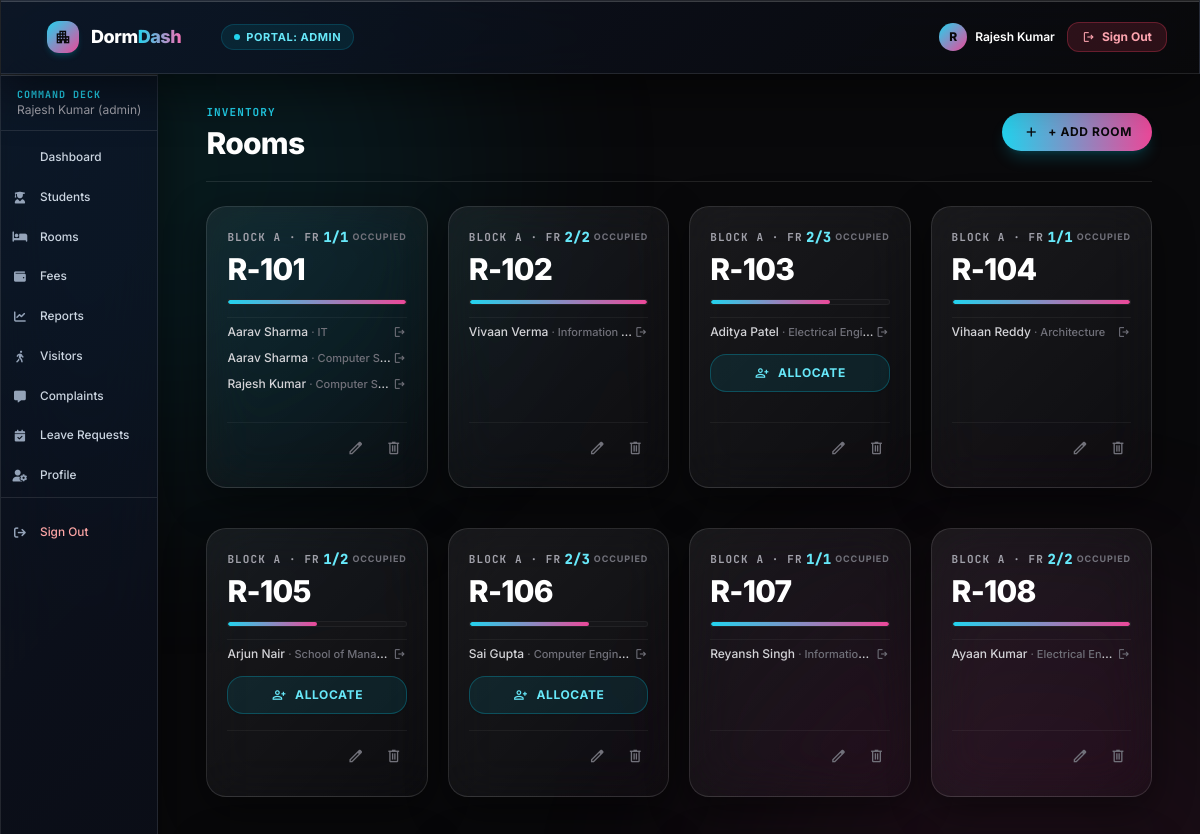
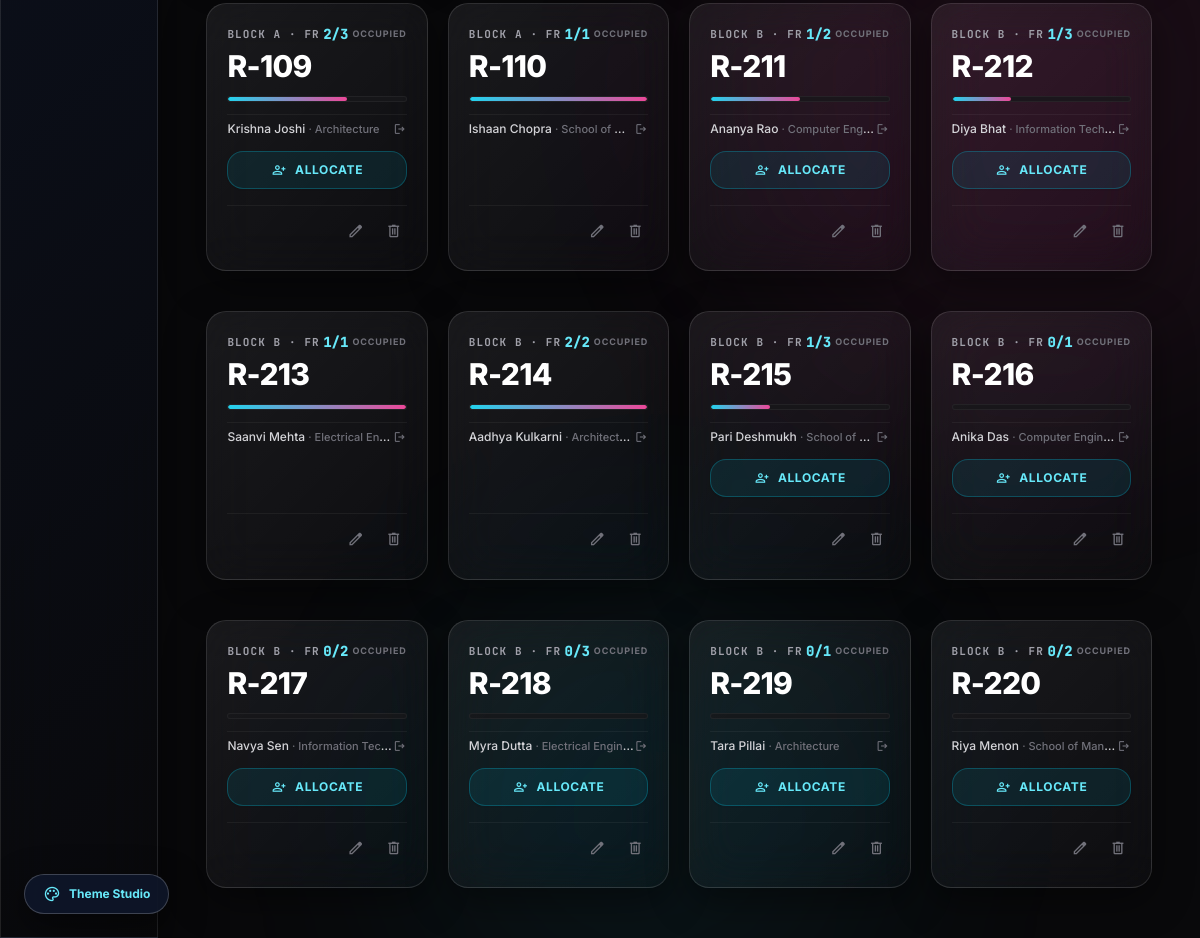
Screenshot of /index.php?action=rooms (signed in) with the database file from the repository (2 pictures, top to bottom).
### tables this page shows
CREATE TABLE `rooms` (
  `id` int(11) NOT NULL AUTO_INCREMENT,
  `block_id` int(11) NOT NULL,
  `room_number` varchar(20) NOT NULL,
  `room_type` enum('single','double','triple') NOT NULL,
  `capacity` int(11) NOT NULL,
  `occupied` int(11) DEFAULT 0,
  `status` enum('available','occupied','maintenance') DEFAULT 'available',
  `monthly_fee` decimal(10,2) DEFAULT 0.00,
  PRIMARY KEY (`id`),
  UNIQUE KEY `uq_room_block_number` (`block_id`,`room_number`),
  CONSTRAINT `rooms_ibfk_1` FOREIGN KEY (`block_id`) REFERENCES `hostel_blocks` (`id`) ON DELETE CASCADE
);

CREATE TABLE `students` (
  `id` int(11) NOT NULL AUTO_INCREMENT,
  `user_id` int(11) DEFAULT NULL,
  `student_id` varchar(50) NOT NULL,
  `full_name` varchar(150) NOT NULL,
  `email` varchar(100) NOT NULL,
  `phone` varchar(20) DEFAULT NULL,
  `course` varchar(100) DEFAULT NULL,
  `department` varchar(100) DEFAULT NULL,
  `year_level` varchar(20) DEFAULT NULL,
  `address` text DEFAULT NULL,
  `guardian_name` varchar(100) DEFAULT NULL,
  `guardian_phone` varchar(20) DEFAULT NULL,
  `emergency_contact` varchar(20) DEFAULT NULL,
  `room_id` int(11) DEFAULT NULL,
  `admission_date` date DEFAULT NULL,
  `status` enum('active','inactive','left') DEFAULT 'active',
  `profile_photo` varchar(255) DEFAULT NULL,
  `created_at` timestamp NOT NULL DEFAULT current_timestamp(),
  PRIMARY KEY (`id`),
  UNIQUE KEY `student_id` (`student_id`),
  UNIQUE KEY `email` (`email`),
  KEY `user_id` (`user_id`),
  KEY `idx_students_room` (`room_id`),
  KEY `idx_students_status` (`status`),
  CONSTRAINT `students_ibfk_1` FOREIGN KEY (`user_id`) REFERENCES `users` (`id`) ON DELETE SET NULL,
  CONSTRAINT `students_ibfk_2` FOREIGN KEY (`room_id`) REFERENCES `rooms` (`id`) ON DELETE SET NULL
);

### controllers/RoomController.php (called while the page is built, shortened)
<?php
class RoomController {
    private $conn;
    public function __construct() {
        global $conn;
        $this->conn = $conn;
    }
    public function index() {
        $room = new Room($this->conn);
        $filters = [];
        $filters['limit'] = 100;
        $filters['offset'] = 0;
        $rooms = $room->getAll($filters);
        $studentsByRoom = [];
        try {
            $stmt = $this->conn->query("SELECT id, full_name, department, course, room_id, student_id FROM students WHERE room_id IS NOT NULL");
            $studentRows = $stmt->fetchAll(PDO::FETCH_ASSOC);
            foreach ($studentRows as $st) {
                $studentsByRoom[$st['room_id']][] = $st;
            }
        } catch (Exception $e) {}
        require_once APP_ROOT . '/views/rooms/index.php';
    }
}

### includes/auth.php (called while the page is built, shortened)
<?php
function isLoggedIn() {
    return isset($_SESSION['user_id']) && isset($_SESSION['user_role']);
}
function hasAnyRole($roles = []) {
    return in_array($_SESSION['user_role'], $roles);
}
?>

### models/Room.php (called while the page is built, shortened)
<?php
class Room {
    private $conn;
    private $table = 'rooms';
    public function __construct($db) {
        $this->conn = $db;
    }
    public function getAll($filters = []) {
        try {
            $query = "SELECT r.*, COALESCE(h.name, 'Main Hostel') as hostel_name, COALESCE(hb.name, 'Block A') as block_name,
                      (r.capacity - COALESCE(r.occupied, 0)) as beds_available
                      FROM " . $this->table . " r
                      LEFT JOIN hostel_blocks hb ON r.block_id = hb.id
                      LEFT JOIN hostels h ON hb.hostel_id = h.id
                      WHERE 1=1";
            $params = [];
            $query .= " ORDER BY r.room_number ASC";
            if (!empty($filters['limit'])) {
                $query .= " LIMIT " . (int)$filters['limit'];
            }
            $stmt = $this->conn->prepare($query);
            $stmt->execute($params);
            return $stmt->fetchAll();
        } catch (Exception $e) {
            error_log('Error fetching rooms: ' . $e->getMessage());
            return [];
        }
    }
}

### includes/helpers.php (called while the page is built, shortened)
<?php
function escapeOutput($data) {
    return htmlspecialchars((string)$data, ENT_QUOTES, 'UTF-8');
}

### views/rooms/index.php (the view, shortened to what this page needs)
<div class="mb-6 flex flex-col sm:flex-row sm:items-center justify-between gap-4 border-b border-white/10 pb-5">
    <div>
        <div class="text-[11px] font-['JetBrains_Mono'] font-bold tracking-widest uppercase text-cyan-400 mb-1">INVENTORY</div>
        <h1 class="text-3xl font-extrabold text-white tracking-tight">Rooms</h1>
    </div>
    <?php if (hasAnyRole([ROLE_ADMIN, ROLE_WARDEN])): ?>
        <a href="<?=APP_URL?>/index.php?action=rooms&amp;subaction=add" class="inline-flex items-center gap-2 px-5 py-2.5 bg-gradient-to-r from-cyan-400 to-pink-500 text-zinc-950 font-bold rounded-full text-xs uppercase tracking-wider hover:brightness-110 transition-all shadow-lg shadow-cyan-500/20 hover:scale-105 active:scale-95">
            <span class="material-symbols-outlined text-[18px]">add</span>
            <span>+ Add room</span>
        </a>
    <?php endif; ?>
</div>
<div class="grid grid-cols-1 sm:grid-cols-2 lg:grid-cols-4 gap-5">
    <?php foreach ($rooms as $r):
        $capacity = (int)($r['capacity'] ?? 1);
        $occupied = (int)($r['occupied'] ?? 0);
        $pct = min(100, max(0, round(($occupied / max(1, $capacity)) * 100)));
        $occupants = $studentsByRoom[$r['id']] ?? [];
        $block = !empty($r['block_name']) ? $r['block_name'] : 'BLOCK A';
        $floor = 'F' . (substr($r['room_number'], 0, 1) ?: '1');
    ?>
        <div class="glass-card border border-white/10 rounded-3xl p-5 flex flex-col justify-between hover:border-cyan-500/40 hover:shadow-2xl transition-all group relative">
            <div>
                <div class="flex items-center justify-between text-xs mb-1">
                    <span class="text-[11px] font-['JetBrains_Mono'] font-bold tracking-widest uppercase text-zinc-400"><?=escapeOutput($block)?> · <?=escapeOutput($floor)?></span>
                    <div class="flex items-center gap-1">
                        <span class="font-['JetBrains_Mono'] font-extrabold text-cyan-300 text-sm"><?=$occupied?>/<?=$capacity?></span>
                        <span class="text-[9px] font-bold text-zinc-500 uppercase tracking-widest">OCCUPIED</span>
                    </div>
                </div>
                <h2 class="text-3xl font-extrabold text-white tracking-tight my-1"><?=escapeOutput($r['room_number'])?></h2>
                <div class="w-full h-1.5 bg-zinc-900/80 rounded-full overflow-hidden my-3 border border-white/5">
                    <div class="h-full bg-gradient-to-r from-cyan-400 to-pink-500 rounded-full transition-all duration-500" style="width: <?=$pct?>%;"></div>
                </div>
                <?php if (!empty($occupants)): ?>
                    <div class="space-y-1.5 my-3 pt-1 border-t border-white/5">
                        <?php foreach ($occupants as $st): ?>
                            <div class="flex items-center justify-between text-xs text-zinc-300 hover:text-white transition-colors py-0.5">
                                <span class="truncate font-medium text-xs">
                                    <?=escapeOutput($st['full_name'])?>
                                    <span class="text-zinc-500 text-[11px]">· <?=escapeOutput($st['department'] ?: $st['course'] ?: 'Student')?></span>
                                </span>
                                <span class="material-symbols-outlined text-[14px] text-zinc-500 group-hover:text-cyan-400 transition-colors">logout</span>
                            </div>
                        <?php endforeach; ?>
                    </div>
                <?php endif; ?>
                <?php if ($occupied < $capacity && hasAnyRole([ROLE_ADMIN, ROLE_WARDEN])): ?>
                    <a href="<?=APP_URL?>/index.php?action=students&amp;subaction=add&amp;room_id=<?=(int)$r['id']?>" class="mt-3 w-full py-2.5 rounded-2xl border border-cyan-500/30 text-cyan-300 bg-cyan-500/10 hover:bg-cyan-500/25 font-bold text-xs uppercase tracking-wider flex items-center justify-center gap-2 transition-all hover:scale-[1.02] active:scale-[0.98] shadow-sm">
                        <span class="material-symbols-outlined text-[16px]">person_add</span>
                        <span>ALLOCATE</span>
                    </a>
                <?php endif; ?>
            </div>
            <?php if (hasAnyRole([ROLE_ADMIN, ROLE_WARDEN])): ?>
                <div class="flex items-center justify-end gap-3 pt-3 mt-4 border-t border-white/5">
                    <a href="<?=APP_URL?>/index.php?action=rooms&amp;subaction=edit&amp;id=<?=(int)$r['id']?>" class="text-zinc-500 hover:text-cyan-400 transition-colors p-1" title="Edit Room">
                        <span class="material-symbols-outlined text-[18px]">edit</span>
                    </a>
                    <a href="<?=APP_URL?>/index.php?action=rooms&amp;subaction=delete&amp;id=<?=(int)$r['id']?>" onclick="return confirm('Delete room <?=escapeOutput($r['room_number'])?>?')" class="text-zinc-500 hover:text-rose-400 transition-colors p-1" title="Delete Room">
                        <span class="material-symbols-outlined text-[18px]">delete</span>
                    </a>
                </div>
            <?php endif; ?>
        </div>
    <?php endforeach; ?>
</div>
<?php
require APP_ROOT . '/views/app.php';

### assets/css/style.css (style rules this page uses)
:root { --primary: #06b6d4; --primary-light: #22d3ee; --accent: #ec4899; --danger: #f43f5e; --warning: #f59e0b; --light: #18181b; --dark: #f4f4f5; --muted: #a1a1aa; --border: rgba(255, 255, 255, 0.12); --border-light: rgba(255, 255, 255, 0.08); --shadow: 0 12px 40px rgba(0, 0, 0, 0.45); --radius: 16px; }
* { box-sizing: border-box; }
body { margin: 0; font-family: 'Inter', sans-serif; font-size: 15px; background-color: #09090b; color: #f4f4f5; line-height: 1.5; }
h1, h2, h3, h4 { color: #ffffff; letter-spacing: -0.02em; }
h1 { font-size: clamp(1.65rem, 3vw, 2.1rem); margin-bottom: 18px; font-weight: 800; }
h2 { font-size: 1.3rem; margin: 18px 0 10px; font-weight: 700; }
.card, .glass-card { background: linear-gradient(135deg, rgba(255, 255, 255, 0.06) 0%, rgba(255, 255, 255, 0.01) 100%); backdrop-filter: blur(20px) saturate(160%); -webkit-backdrop-filter: blur(20px) saturate(160%); border: 1px solid rgba(255, 255, 255, 0.1); border-radius: var(--radius); padding: 24px; box-shadow: var(--shadow); margin-bottom: 20px; }
body, .app-page, .dashboard-admin { background-color: #09090b !important; color: #f4f4f5 !important; }
.card, .glass-card, .table-card, article.card, section.card { background: linear-gradient(135deg, rgba(255, 255, 255, 0.07) 0%, rgba(255, 255, 255, 0.02) 100%) !important; backdrop-filter: blur(24px) saturate(180%) !important; -webkit-backdrop-filter: blur(24px) saturate(180%) !important; border: 1px solid rgba(255, 255, 255, 0.12) !important; box-shadow: 0 12px 40px 0 rgba(0, 0, 0, 0.45) !important; border-radius: 20px !important; color: #ffffff !important; }

### views/app.php (style rules this page uses)
.glass-card { background: linear-gradient(135deg, rgba(255, 255, 255, 0.06) 0%, rgba(255, 255, 255, 0.01) 100%); backdrop-filter: blur(20px) saturate(160%); -webkit-backdrop-filter: blur(20px) saturate(160%); border: 1px solid rgba(255, 255, 255, 0.1); box-shadow: 0 10px 30px rgba(0, 0, 0, 0.4), inset 0 1px 0 0 rgba(255, 255, 255, 0.12); transition: all 0.4s cubic-bezier(0.16, 1, 0.3, 1); }

### rows the page displays
rooms: block "BLOCK A", room_number "FR", occupied "1", capacity "1", room_number "R-101"
students: full_name "Aarav Sharma", department "IT"
students: full_name "Aarav Sharma", department "Computer S…"
students: full_name "Rajesh Kumar", department "Computer S…"
rooms: block "BLOCK A", room_number "FR", occupied "2", capacity "2", room_number "R-102"
students: full_name "Vivaan Verma", department "Information…"
rooms: block "BLOCK A", room_number "FR", occupied "2", capacity "3", room_number "R-103"
students: full_name "Aditya Patel", department "Electrical Engi…"
rooms: block "BLOCK A", room_number "FR", occupied "1", capacity "1", room_number "R-104"
students: full_name "Vihaan Reddy", department "Architecture"
rooms: block "BLOCK A", room_number "FR", occupied "1", capacity "2", room_number "R-105"
students: full_name "Arjun Nair", department "School of Mana…"
rooms: block "BLOCK A", room_number "FR", occupied "2", capacity "3", room_number "R-106"
students: full_name "Sai Gupta", department "Computer Engin…"
rooms: block "BLOCK A", room_number "FR", occupied "1", capacity "1", room_number "R-107"
students: full_name "Reyansh Singh", department "Informatio…"
rooms: block "BLOCK A", room_number "FR", occupied "2", capacity "2", room_number "R-108"
students: full_name "Ayaan Kumar", department "Electrical En…"
rooms: block "BLOCK A", room_number "FR", occupied "2", capacity "3", room_number "R-109"
students: full_name "Krishna Joshi", department "Architecture"
rooms: block "BLOCK A", room_number "FR", occupied "1", capacity "1", room_number "R-110"
students: full_name "Ishaan Chopra", department "School of…"
rooms: block "BLOCK B", room_number "FR", occupied "1", capacity "2", room_number "R-211"
students: full_name "Ananya Rao", department "Computer Eng…"
rooms: block "BLOCK B", room_number "FR", occupied "1", capacity "3", room_number "R-212"
students: full_name "Diya Bhat", department "Information Tech…"
rooms: block "BLOCK B", room_number "FR", occupied "1", capacity "1", room_number "R-213"
students: full_name "Saanvi Mehta", department "Electrical En…"
rooms: block "BLOCK B", room_number "FR", occupied "2", capacity "2", room_number "R-214"
students: full_name "Aadhya Kulkarni", department "Architect…"
rooms: block "BLOCK B", room_number "FR", occupied "1", capacity "3", room_number "R-215"
students: full_name "Pari Deshmukh", department "School of…"
rooms: block "BLOCK B", room_number "FR", occupied "0", capacity "1", room_number "R-216"
students: full_name "Anika Das", department "Computer Engin…"
rooms: block "BLOCK B", room_number "FR", occupied "0", capacity "2", room_number "R-217"
students: full_name "Navya Sen", department "Information Tec…"
rooms: block "BLOCK B", room_number "FR", occupied "0", capacity "3", room_number "R-218"
students: full_name "Myra Dutta", department "Electrical Engin…"
rooms: block "BLOCK B", room_number "FR", occupied "0", capacity "1", room_number "R-219"
students: full_name "Tara Pillai", department "Architecture"
rooms: block "BLOCK B", room_number "FR", occupied "0", capacity "2", room_number "R-220"
students: full_name "Riya Menon", department "School of Man…"

### other values shown
escapeOutput($userRole) "ADMIN"
substr($userName, 0, 1) "R"
escapeOutput($userName) "Rajesh Kumar"
escapeOutput($userRole) "admin"
